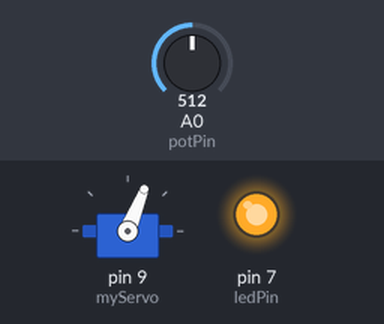
A sketch run on a simulated Arduino Uno, built with avr-gcc and run on an emulated ATmega328P. On the bench: servo, output pins drawn as LEDs (lit = HIGH). The inputs (shaded band) are chosen by the test bench; at power-on: A0 (potPin) = 512.

Above: at 1.2 s.
1.3 s: A0 (potPin) set to 405
2.8 s: A0 (potPin) set to 381
At 3.9 s:
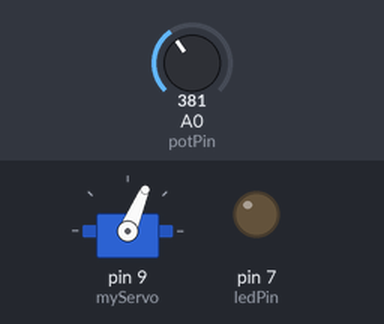
4.3 s: A0 (potPin) set to 306
At 4.9 s:
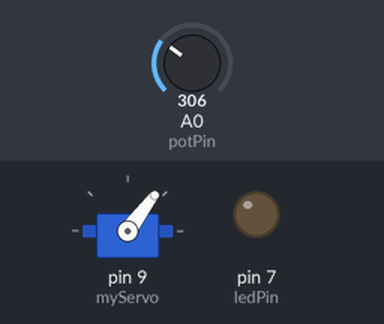
5.8 s: A0 (potPin) set to 122
At 7.0 s:
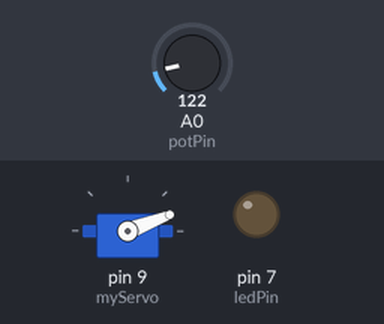
7.3 s: A0 (potPin) set to 58
At 8.2 s:
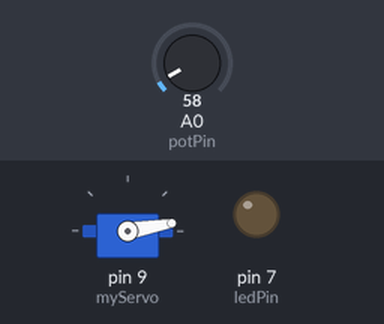
8.8 s: A0 (potPin) set to 511
At 9.2 s:
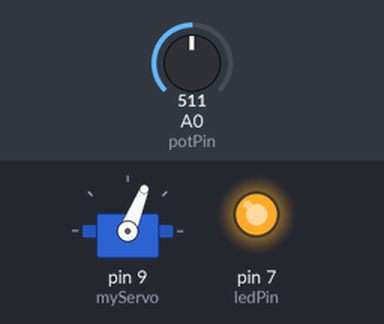
Timing chart, 0 to 11.3 s (numbered marks = the images above; inputs shaded):
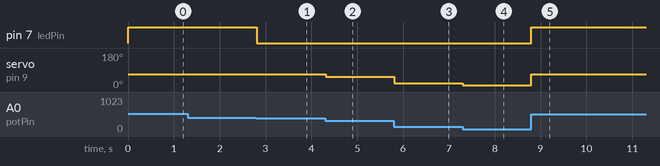

The sketch:

arduino_code.ino
```cpp
#include <Servo.h>

Servo myServo;

int potPin = A0;
int ledPin = 7;

void setup()
{
  myServo.attach(9);
  pinMode(ledPin, OUTPUT);
}

void loop()
{
  int potValue = analogRead(potPin);

  int angle = map(potValue, 0, 1023, 0, 180);

  if(angle > 68)
  {
    angle = 68;
    digitalWrite(ledPin, HIGH);
  }
  else
  {
    digitalWrite(ledPin, LOW);
  }

  myServo.write(angle);

  delay(20);
}
```

Measured:
- the behaviour switches between 393 and 392 on A0 (potPin) (found by bisection; images 0 and 1)
- after the input at 1.3 s, every drawn part: stays the same
- after the input at 2.8 s, pin 7 (ledPin): HIGH → LOW at once; servo on pin 9 (myServo): 68° → 67° at once
- after the input at 4.3 s, servo on pin 9 (myServo): 67° → 53° at once
- after the input at 5.8 s, servo on pin 9 (myServo): 53° → 21° at once
- after the input at 7.3 s, servo on pin 9 (myServo): 21° → 10° at once
- after the input at 8.8 s, pin 7 (ledPin): LOW → HIGH at once; servo on pin 9 (myServo): 10° → 68° at once
